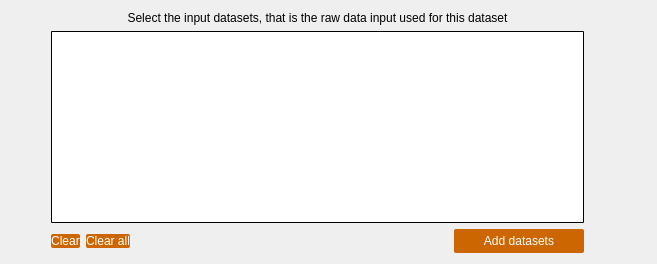
               <widget class="QWidget" name="inputDatasets">
                <attribute name="title">
                 <string>Input datasets</string>
                </attribute>
                <layout class="QVBoxLayout" name="verticalLayout_23">
                 <item>
                  <layout class="QHBoxLayout" name="horizontalLayout_13">
                   <item>
                    <spacer name="horizontalSpacer_17">
                     <property name="orientation">
                      <enum>Qt::Horizontal</enum>
                     </property>
                     <property name="sizeType">
                      <enum>QSizePolicy::Fixed</enum>
                     </property>
                     <property name="sizeHint" stdset="0">
                      <size>
                       <width>40</width>
                       <height>20</height>
                      </size>
                     </property>
                    </spacer>
                   </item>
                   <item>
                    <layout class="QVBoxLayout" name="verticalLayout_20">
                     <item>
                      <spacer name="verticalSpacer_18">
                       <property name="orientation">
                        <enum>Qt::Vertical</enum>
                       </property>
                       <property name="sizeType">
                        <enum>QSizePolicy::Fixed</enum>
                       </property>
                       <property name="sizeHint" stdset="0">
                        <size>
                         <width>20</width>
                         <height>0</height>
                        </size>
                       </property>
                      </spacer>
                     </item>
                     <item>
                      <widget class="QLabel" name="label_10">
                       <property name="text">
                        <string>Select the input datasets, that is the raw data input used for this dataset</string>
                       </property>
                       <property name="alignment">
                        <set>Qt::AlignCenter</set>
                       </property>
                      </widget>
                     </item>
                     <item>
                      <widget class="QTableWidget" name="tableWidget">
                       <property name="styleSheet">
                        <string notr="true">QTableWidget::item{ selection-background-color: rgb(0, 153, 200)}
QTableWidget:hover{color: rgb(255, 255, 255)}
QTableWidget{border-radius:1px;border-width:1px; border-color:rgb(0, 0, 0); border-style:solid}
QHeaderView::section { background-color: rgba(0, 153, 200, 0.2)}
QTableWidget QTableCornerButton::section  { background-color: rgba(0, 153, 200, 0.2)}</string>
                       </property>
                      </widget>
                     </item>
                     <item>
                      <layout class="QHBoxLayout" name="horizontalLayout_12">
                       <item>
                        <widget class="QPushButton" name="clearButtonDatasets">
                         <property name="styleSheet">
                          <string notr="true">QPushButton{background-color: rgb(204, 102, 0); color: rgb(255, 255, 255); border-radius:2px}
QPushButton:hover{background-color: rgb(244, 122, 0); color: rgb(255, 255, 255)}</string>
                         </property>
                         <property name="text">
                          <string>Clear</string>
                         </property>
                        </widget>
                       </item>
                       <item>
                        <widget class="QPushButton" name="clearAllButtonDatasets">
                         <property name="styleSheet">
                          <string notr="true">QPushButton{background-color: rgb(204, 102, 0); color: rgb(255, 255, 255); border-radius:2px}
QPushButton:hover{background-color: rgb(244, 122, 0); color: rgb(255, 255, 255)}</string>
                         </property>
                         <property name="text">
                          <string>Clear all</string>
                         </property>
                        </widget>
                       </item>
                       <item>
                        <spacer name="horizontalSpacer_14">
                         <property name="orientation">
                          <enum>Qt::Horizontal</enum>
                         </property>
                         <property name="sizeHint" stdset="0">
                          <size>
                           <width>318</width>
                           <height>20</height>
                          </size>
                         </property>
                        </spacer>
                       </item>
                       <item>
                        <widget class="QPushButton" name="pushButtonAddDatasets">
                         <property name="minimumSize">
                          <size>
                           <width>130</width>
                           <height>24</height>
                          </size>
                         </property>
                         <property name="styleSheet">
                          <string notr="true">QPushButton{background-color: rgb(204, 102, 0); color: rgb(255, 255, 255); border-radius:2px; min-width:110px; min-height:20px; padding: 2px; padding-left:10px; padding-right:10px}
QPushButton:hover{background-color: rgb(244, 122, 0); color: rgb(255, 255, 255)}</string>
                         </property>
                         <property name="text">
                          <string>Add datasets</string>
                         </property>
                        </widget>
                       </item>
                      </layout>
                     </item>
                    </layout>
                   </item>
                   <item>
                    <spacer name="horizontalSpacer_18">
                     <property name="orientation">
                      <enum>Qt::Horizontal</enum>
                     </property>
                     <property name="sizeType">
                      <enum>QSizePolicy::Fixed</enum>
                     </property>
                     <property name="sizeHint" stdset="0">
                      <size>
                       <width>62</width>
                       <height>20</height>
                      </size>
                     </property>
                    </spacer>
                   </item>
                  </layout>
                 </item>
                </layout>
               </widget>
